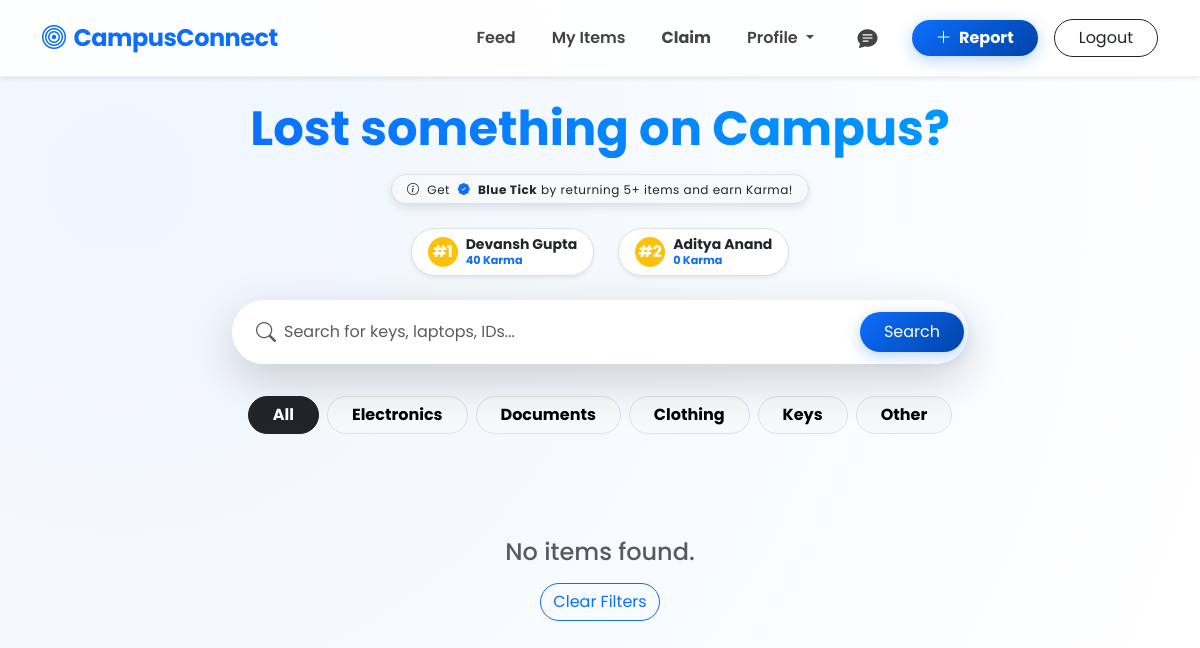
The app's page / (signed in) with its own data.
### app.py (models this page shows)
class User(UserMixin, db.Model):
    id = db.Column(db.Integer, primary_key=True)
    email = db.Column(db.String(150), unique=True, nullable=False)
    username = db.Column(db.String(150), nullable=False)
    password = db.Column(db.String(150), nullable=False)
    is_admin = db.Column(db.Boolean, default=False)
    karma = db.Column(db.Integer, default=0)
    items = db.relationship('Item', backref='author', lazy=True, cascade="all, delete")

### app.py (the view)
@app.route('/')
@login_required
def index():
    category_filter = request.args.get('category')
    query = Item.query.filter_by(is_resolved=False).order_by(Item.is_urgent.desc(), Item.date_posted.desc())
    if category_filter and category_filter != 'All':
        query = query.filter_by(category=category_filter)
    items = query.all()
    top_users = User.query.order_by(User.karma.desc()).limit(3).all()
    return render_template('index.html', items=items, current_category=category_filter, top_users=top_users)

### app.py (called while the page is built)
@login_manager.user_loader
def load_user(user_id):
    return User.query.get(int(user_id))

### templates/index.html (shortened to what this page needs)
{% extends 'base.html' %} {% block content %}
<div class="row justify-content-center mb-5 text-center">
  <div class="col-lg-8">
    <h1
      class="display-5 fw-bold mb-3"
      style="
        background: -webkit-linear-gradient(45deg, #0d6efd, #0099ff);
        -webkit-background-clip: text;
        -webkit-text-fill-color: transparent;
      "
    >
      Lost something on Campus?
    </h1>
    <div class="d-flex justify-content-center align-items-center gap-2 mb-4">
      <span class="badge bg-light text-dark border rounded-pill fw-normal">
        <i class="bi bi-info-circle me-1"></i> Get
        <i class="bi bi-patch-check-fill text-primary mx-1"></i>
        <strong>Blue Tick</strong> by returning 5+ items and earn Karma!
      </span>
    </div>
    <div class="d-flex justify-content-center gap-4 mb-4 mt-2">
      {% for user in top_users %}
      <div
        class="bg-white rounded-pill shadow-sm px-3 py-2 border d-flex align-items-center"
      >
        <div
          class="bg-warning text-white rounded-circle d-flex align-items-center justify-content-center me-2 fw-bold"
          style="width: 30px; height: 30px"
        >
          #{{ loop.index }}
        </div>
        <div class="text-start lh-1">
          <div class="fw-bold small">
            {{ user.username }}
          </div>
          <small class="text-primary fw-bold" style="font-size: 0.7rem"
            >{{ user.karma }} Karma</small
          >
        </div>
      </div>
      {% else %}
      <div
        class="bg-white rounded-pill shadow-sm px-3 py-2 border d-flex align-items-center"
      >
        <span class="text-muted small">Leaderboard loading...</span>
      </div>
      {% endfor %}
    </div>
    <form
      action="/search"
      method="GET"
      class="position-relative shadow-lg rounded-pill bg-white p-1 mb-4"
    >
      <i
        class="bi bi-search position-absolute top-50 start-0 translate-middle-y ms-4 text-muted fs-5"
      ></i>
      <input
        type="text"
        name="q"
        class="form-control border-0 rounded-pill ps-5 py-3 fs-6"
        placeholder="Search for keys, laptops, IDs..."
        style="box-shadow: none"
      />
      <button
        type="submit"
        class="btn btn-primary rounded-pill position-absolute top-50 end-0 translate-middle-y me-1 px-4 py-2"
      >
        Search
      </button>
    </form>
    <div
      class="d-flex justify-content-center gap-2 overflow-auto py-2"
      style="scrollbar-width: none"
    >
      <a
        href="/"
        class="btn rounded-pill px-4 fw-bold {% if not current_category or current_category == 'All' %}btn-dark{% else %}btn-light border{% endif %}"
      >
        All
      </a>
      {% set categories = ['Electronics', 'Documents', 'Clothing', 'Keys',
      'Other'] %} {% for cat in categories %}
      <a
        href="/?category={{ cat }}"
        class="btn rounded-pill px-4 fw-bold {% if current_category == cat %}btn-dark{% else %}btn-light border{% endif %}"
      >
        {{ cat }}
      </a>
      {% endfor %}
    </div>
  </div>
</div>
<div class="row g-4">
  {% for item in items %}
  <div class="col-md-6 col-lg-4">
    <div class="card h-100 {% if item.is_urgent %}urgent-glow{% endif %}">
      <div class="position-relative overflow-hidden">
        <img
          src="{{ url_for('static', filename='uploads/' + item.image_file) }}"
          class="card-img-top"
          alt="Item"
        />
        <div
          class="position-absolute top-0 start-0 w-100 p-3 d-flex justify-content-between"
        >
          <span
            class="badge rounded-pill {% if item.type == 'Lost' %}bg-danger{% else %}bg-success{% endif %} text-uppercase shadow-sm"
            style="backdrop-filter: blur(4px)"
          >
            {{ item.type }}
          </span>
          {% if item.is_urgent %}
          <span
            class="badge rounded-pill bg-warning text-dark border border-white shadow-sm"
          >
            <i class="bi bi-lightning-fill"></i> URGENT
          </span>
          {% endif %}
        </div>
      </div>
      <div class="card-body p-4 d-flex flex-column">
        <div class="mb-2">
          <span
            class="text-uppercase text-muted fw-bold"
            style="font-size: 0.75rem; letter-spacing: 1px"
          >
            {{ item.category }}
          </span>
        </div>
        <h5 class="card-title fw-bold mb-2">{{ item.name }}</h5>
        <p class="card-text text-muted small flex-grow-1">
          {{ item.description }}
        </p>
        <hr class="opacity-10 my-3" />
        <div class="d-flex align-items-center justify-content-between">
          <div class="d-flex align-items-center text-muted small">
            <i class="bi bi-geo-alt-fill me-1 text-primary"></i>
            <span class="text-truncate" style="max-width: 120px"
              >{{ item.location }}</span
            >
          </div>
          <div class="d-flex gap-2">
            <a
              href="https://wa.me/?text=Campus Alert! {{ item.type }} Item: {{ item.name }} at {{ item.location }}. Check details here: {{ request.url_root }}verify/{{ item.id }}"
              target="_blank"
              class="btn btn-success btn-sm rounded-circle shadow-sm"
              title="Share on WhatsApp"
            >
              <i class="bi bi-whatsapp"></i>
            </a>
            <a
              href="/verify/{{ item.id }}"
              class="btn btn-primary btn-sm rounded-pill px-3 fw-bold"
            >
              <i class="bi bi-chat-dots-fill me-1"></i>
              {% if item.type == 'Lost' %}Message Owner{% else %}Message
              Finder{% endif %}
            </a>
          </div>
        </div>
      </div>
      <div class="card-footer bg-white border-0 pt-0 pb-3 px-4">
        <div class="d-flex align-items-center justify-content-between">
          <small class="text-muted" style="font-size: 0.7rem">
            Posted {{ item.date_posted.strftime('%d %b') }} by
            <span class="fw-bold text-dark">{{ item.author.username }}</span>
            {% if item.author.karma >= 50 %}
            <i
              class="bi bi-patch-check-fill text-primary ms-1"
              style="font-size: 0.9rem"
              data-bs-toggle="tooltip"
              data-bs-placement="top"
              title="Trusted User: Has returned 5+ items successfully"
            ></i>
            {% endif %}
          </small>
        </div>
      </div>
    </div>
  </div>
  {% else %}
  <div class="col-12 text-center py-5">
    <h4 class="text-muted">No items found.</h4>
    <a href="/" class="btn btn-outline-primary rounded-pill mt-2"
      >Clear Filters</a
    >
  </div>
  {% endfor %}
</div>
{% endblock %}

### static/style.css (style rules this page uses)
:root { --primary-gradient: linear-gradient(135deg, #0d6efd 0%, #0043a8 100%); --glass-bg: rgba(255, 255, 255, 0.95); --glass-border: 1px solid rgba(255, 255, 255, 0.3); --shadow-soft: 0 10px 40px rgba(0, 0, 0, 0.08); --shadow-hover: 0 20px 60px rgba(13, 110, 253, 0.15); }
body { font-family: "Poppins", sans-serif; background-color: #f0f2f5; background-image: radial-gradient( circle at 10% 20%, rgb(239, 246, 255) 0%, rgb(255, 255, 255) 90% ); min-height: 100vh; }
.btn-primary { background: var(--primary-gradient); border: none; box-shadow: 0 4px 15px rgba(13, 110, 253, 0.3); transition: all 0.3s ease; }
.badge { padding: 8px 15px; font-weight: 600; letter-spacing: 0.5px; box-shadow: 0 4px 10px rgba(0, 0, 0, 0.1); }
.form-control { border-radius: 12px; border: 2px solid #eee; padding: 12px 20px; transition: all 0.3s ease; }

### records on screen
User: username "Devansh Gupta", karma "40"
User: username "Aditya Anand", karma "0"

### other values on screen
{{ cat }} "Electronics" "Documents" "Clothing" "Keys" "Other"
